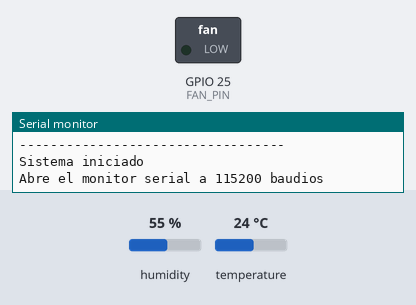
This sketch was run on a simulated ESP32. Parts: switched loads named in the sketch (green lamp = pin HIGH), the last lines printed to the serial monitor. The test bench sets the inputs (shaded band); at power-on: humidity 55 %, temperature 24 °C.

Above: at 1.1 s.
At 12.1 s:
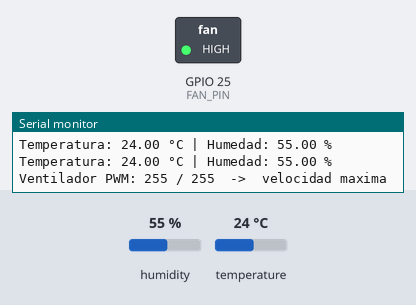
At 18.1 s:
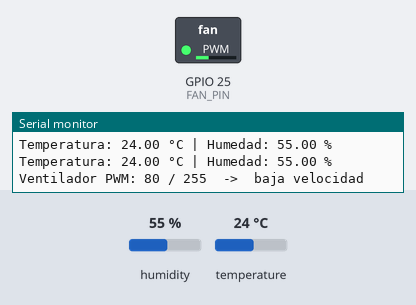
At 36.1 s:
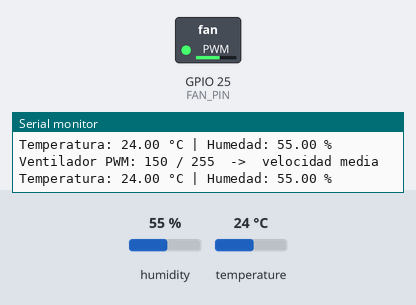
Timing chart, 0 to 40.0 s (numbered marks = the images above):
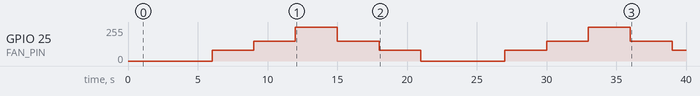

The sketch:

STREAM-DECK.ino
```cpp
#include <DHT.h>

#define DHTPIN 18
#define DHTTYPE DHT11
#define FAN_PIN 25

DHT dht(DHTPIN, DHTTYPE);

int pwm_values[] = {0, 80, 150, 255, 150, 80, 0};
int index_pwm = 0;

unsigned long lastSensorTime = 0;
unsigned long lastFanTime = 0;

const unsigned long sensorInterval = 2000;
const unsigned long fanInterval = 3000;

void setup() {
  Serial.begin(115200);
  delay(1000);

  Serial.println("Prueba ESP32 + DHT11 + Ventilador");
  Serial.println("----------------------------------");

  dht.begin();

  pinMode(FAN_PIN, OUTPUT);
  analogWriteResolution(FAN_PIN, 8);
  analogWrite(FAN_PIN, 0);

  Serial.println("Sistema iniciado");
  Serial.println("Abre el monitor serial a 115200 baudios");
}

void loop() {
  unsigned long now = millis();

  if (now - lastSensorTime >= sensorInterval) {
    lastSensorTime = now;

    float temperatura = dht.readTemperature();
    float humedad = dht.readHumidity();

    if (isnan(temperatura) || isnan(humedad)) {
      Serial.println("Error leyendo DHT11. Revisa VCC, GND y DATA.");
    } else {
      Serial.print("Temperatura: ");
      Serial.print(temperatura);
      Serial.print(" °C | Humedad: ");
      Serial.print(humedad);
      Serial.println(" %");
    }
  }

  if (now - lastFanTime >= fanInterval) {
    lastFanTime = now;

    int pwm = pwm_values[index_pwm];
    analogWrite(FAN_PIN, pwm);

    Serial.print("Ventilador PWM: ");
    Serial.print(pwm);
    Serial.print(" / 255  ->  ");

    if (pwm == 0) {
      Serial.println("apagado");
    } else if (pwm < 120) {
      Serial.println("baja velocidad");
    } else if (pwm < 220) {
      Serial.println("velocidad media");
    } else {
      Serial.println("velocidad maxima");
    }

    index_pwm++;

    if (index_pwm >= 7) {
      index_pwm = 0;
    }
  }
}
```

Measured:
- by itself, GPIO 25 (FAN_PIN): 0/255 → 80/255 at 6.0 s, → 150/255 3.0 s later, → 255/255 3.0 s later, → 150/255 3.0 s later, … (11 changes in this stretch)
